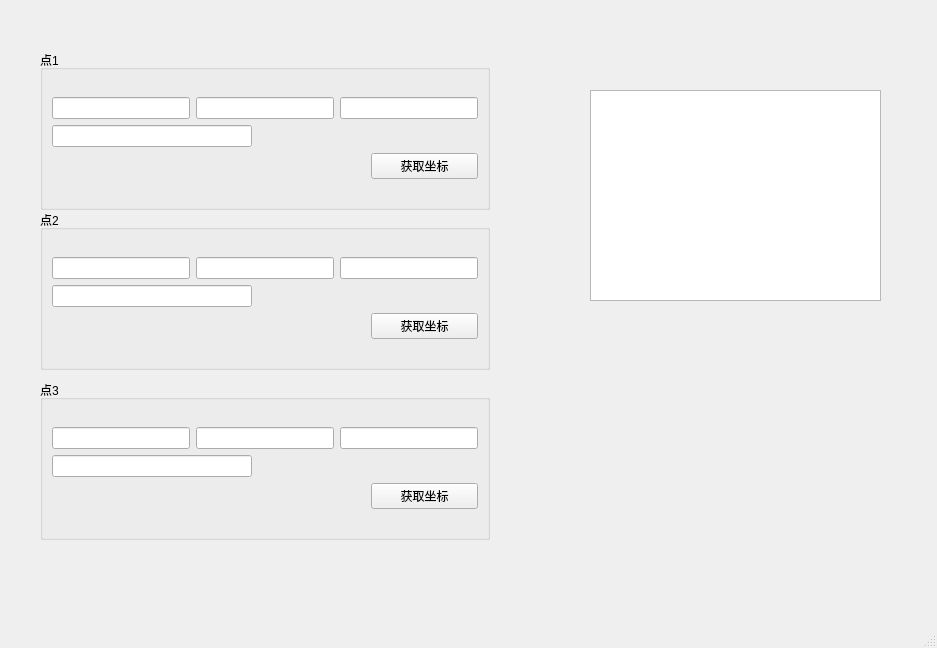
<?xml version="1.0" encoding="UTF-8"?>
<ui version="4.0">
 <class>SevenAxisCalibration</class>
 <widget class="QMainWindow" name="SevenAxisCalibration">
  <property name="geometry">
   <rect>
    <x>0</x>
    <y>0</y>
    <width>937</width>
    <height>648</height>
   </rect>
  </property>
  <property name="windowTitle">
   <string>MainWindow</string>
  </property>
  <widget class="QWidget" name="centralwidget">
   <widget class="QGroupBox" name="groupBox">
    <property name="geometry">
     <rect>
      <x>40</x>
      <y>50</y>
      <width>450</width>
      <height>160</height>
     </rect>
    </property>
    <property name="minimumSize">
     <size>
      <width>450</width>
      <height>160</height>
     </size>
    </property>
    <property name="maximumSize">
     <size>
      <width>450</width>
      <height>160</height>
     </size>
    </property>
    <property name="title">
     <string>点1</string>
    </property>
    <layout class="QGridLayout" name="gridLayout_2">
     <item row="0" column="0">
      <layout class="QGridLayout" name="gridLayout">
       <item row="1" column="0">
        <widget class="QLineEdit" name="lineEdit_4">
         <property name="maximumSize">
          <size>
           <width>200</width>
           <height>16777215</height>
          </size>
         </property>
        </widget>
       </item>
       <item row="1" column="1" colspan="2">
        <spacer name="horizontalSpacer">
         <property name="orientation">
          <enum>Qt::Horizontal</enum>
         </property>
         <property name="sizeHint" stdset="0">
          <size>
           <width>188</width>
           <height>20</height>
          </size>
         </property>
        </spacer>
       </item>
       <item row="2" column="2">
        <widget class="QPushButton" name="btn_Point1">
         <property name="text">
          <string>获取坐标</string>
         </property>
        </widget>
       </item>
       <item row="2" column="0" colspan="2">
        <spacer name="horizontalSpacer_2">
         <property name="orientation">
          <enum>Qt::Horizontal</enum>
         </property>
         <property name="sizeHint" stdset="0">
          <size>
           <width>188</width>
           <height>20</height>
          </size>
         </property>
        </spacer>
       </item>
       <item row="0" column="0" colspan="3">
        <layout class="QHBoxLayout" name="horizontalLayout">
         <item>
          <widget class="QLineEdit" name="lineEdit"/>
         </item>
         <item>
          <widget class="QLineEdit" name="lineEdit_2"/>
         </item>
         <item>
          <widget class="QLineEdit" name="lineEdit_3"/>
         </item>
        </layout>
       </item>
      </layout>
     </item>
    </layout>
   </widget>
   <widget class="QGroupBox" name="groupBox_2">
    <property name="geometry">
     <rect>
      <x>40</x>
      <y>210</y>
      <width>450</width>
      <height>160</height>
     </rect>
    </property>
    <property name="minimumSize">
     <size>
      <width>450</width>
      <height>160</height>
     </size>
    </property>
    <property name="maximumSize">
     <size>
      <width>450</width>
      <height>160</height>
     </size>
    </property>
    <property name="title">
     <string>点2</string>
    </property>
    <layout class="QGridLayout" name="gridLayout_5">
     <item row="0" column="0">
      <layout class="QGridLayout" name="gridLayout_6">
       <item row="1" column="0">
        <widget class="QLineEdit" name="lineEdit_9">
         <property name="maximumSize">
          <size>
           <width>200</width>
           <height>16777215</height>
          </size>
         </property>
        </widget>
       </item>
       <item row="1" column="1" colspan="2">
        <spacer name="horizontalSpacer_5">
         <property name="orientation">
          <enum>Qt::Horizontal</enum>
         </property>
         <property name="sizeHint" stdset="0">
          <size>
           <width>188</width>
           <height>20</height>
          </size>
         </property>
        </spacer>
       </item>
       <item row="2" column="2">
        <widget class="QPushButton" name="btn_Point1_3">
         <property name="text">
          <string>获取坐标</string>
         </property>
        </widget>
       </item>
       <item row="2" column="0" colspan="2">
        <spacer name="horizontalSpacer_6">
         <property name="orientation">
          <enum>Qt::Horizontal</enum>
         </property>
         <property name="sizeHint" stdset="0">
          <size>
           <width>188</width>
           <height>20</height>
          </size>
         </property>
        </spacer>
       </item>
       <item row="0" column="0" colspan="3">
        <layout class="QHBoxLayout" name="horizontalLayout_3">
         <item>
          <widget class="QLineEdit" name="lineEdit_10"/>
         </item>
         <item>
          <widget class="QLineEdit" name="lineEdit_11"/>
         </item>
         <item>
          <widget class="QLineEdit" name="lineEdit_12"/>
         </item>
        </layout>
       </item>
      </layout>
     </item>
    </layout>
   </widget>
   <widget class="QGroupBox" name="groupBox_3">
    <property name="geometry">
     <rect>
      <x>40</x>
      <y>380</y>
      <width>450</width>
      <height>160</height>
     </rect>
    </property>
    <property name="minimumSize">
     <size>
      <width>450</width>
      <height>160</height>
     </size>
    </property>
    <property name="maximumSize">
     <size>
      <width>450</width>
      <height>160</height>
     </size>
    </property>
    <property name="title">
     <string>点3</string>
    </property>
    <layout class="QGridLayout" name="gridLayout_7">
     <item row="0" column="0">
      <layout class="QGridLayout" name="gridLayout_8">
       <item row="1" column="0">
        <widget class="QLineEdit" name="lineEdit_13">
         <property name="maximumSize">
          <size>
           <width>200</width>
           <height>16777215</height>
          </size>
         </property>
        </widget>
       </item>
       <item row="1" column="1" colspan="2">
        <spacer name="horizontalSpacer_7">
         <property name="orientation">
          <enum>Qt::Horizontal</enum>
         </property>
         <property name="sizeHint" stdset="0">
          <size>
           <width>188</width>
           <height>20</height>
          </size>
         </property>
        </spacer>
       </item>
       <item row="2" column="2">
        <widget class="QPushButton" name="btn_Point1_4">
         <property name="text">
          <string>获取坐标</string>
         </property>
        </widget>
       </item>
       <item row="2" column="0" colspan="2">
        <spacer name="horizontalSpacer_8">
         <property name="orientation">
          <enum>Qt::Horizontal</enum>
         </property>
         <property name="sizeHint" stdset="0">
          <size>
           <width>188</width>
           <height>20</height>
          </size>
         </property>
        </spacer>
       </item>
       <item row="0" column="0" colspan="3">
        <layout class="QHBoxLayout" name="horizontalLayout_4">
         <item>
          <widget class="QLineEdit" name="lineEdit_14"/>
         </item>
         <item>
          <widget class="QLineEdit" name="lineEdit_15"/>
         </item>
         <item>
          <widget class="QLineEdit" name="lineEdit_16"/>
         </item>
        </layout>
       </item>
      </layout>
     </item>
    </layout>
   </widget>
   <widget class="QTextEdit" name="textEdit">
    <property name="geometry">
     <rect>
      <x>590</x>
      <y>90</y>
      <width>291</width>
      <height>211</height>
     </rect>
    </property>
   </widget>
  </widget>
  <widget class="QMenuBar" name="menubar">
   <property name="geometry">
    <rect>
     <x>0</x>
     <y>0</y>
     <width>937</width>
     <height>22</height>
    </rect>
   </property>
  </widget>
  <widget class="QStatusBar" name="statusbar"/>
 </widget>
 <resources/>
 <connections/>
</ui>
